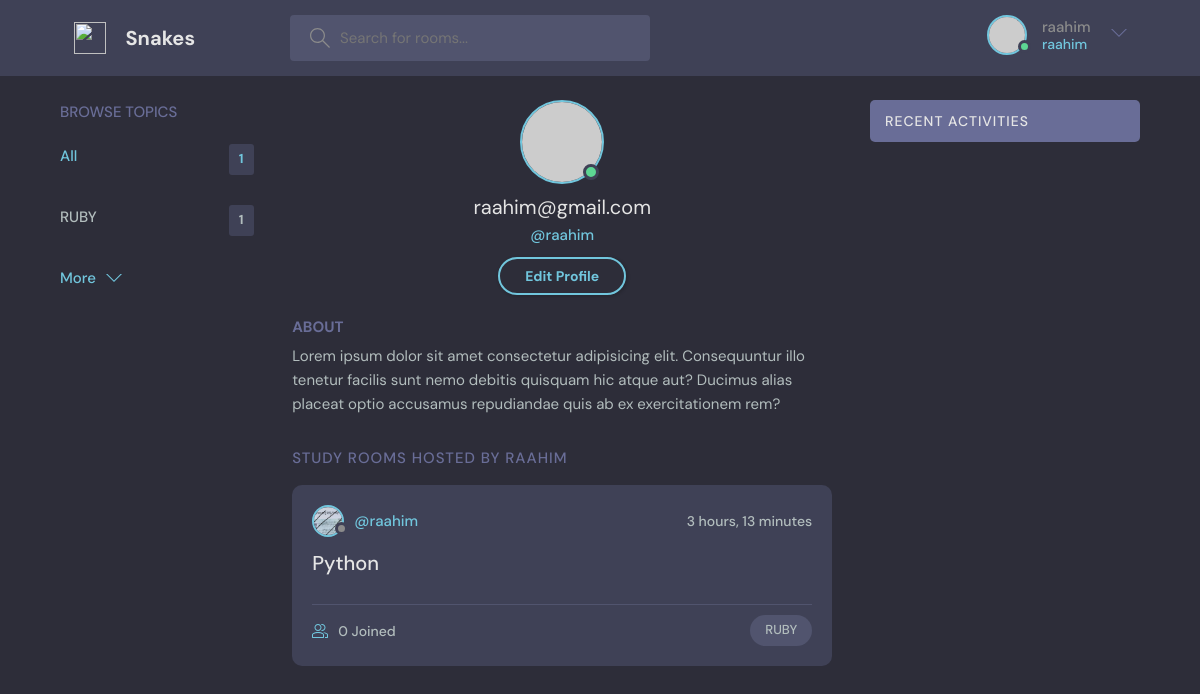
Screenshot of /profile/1/ (signed in) with the database file from the repository.
### myapp/models.py (models this page shows, shortened)
class User(AbstractUser):
    username = models.CharField(max_length=200)
    name = models.CharField(max_length=200)
    email = models.EmailField(unique=True)
    bio = models.TextField(null=True)
    avatar = models.ImageField(null=True, default="avatar.svg")
    USERNAME_FIELD = 'email'
    REQUIRED_FIELDS = ['username']

class Topic(models.Model):
    name = models.CharField(max_length=200)

class Room(models.Model):
    host = models.ForeignKey(User, on_delete=models.SET_NULL, null=True)
    topic = models.ForeignKey(Topic, on_delete=models.SET_NULL, null=True)
    name = models.CharField(max_length=200)
    description = models.TextField(null=True)
    participant = models.ManyToManyField(User, related_name='participant', blank=True)
    updated = models.DateTimeField(auto_now=True)
    created = models.DateTimeField(auto_now_add=True)
    class Meta:
        ordering = ['-updated', '-created']

### myapp/views.py (the view)
# urls.py: path('profile/<str:pk>/', views.userProfile, name='user-profile'),
@login_required(login_url='/login')
def userProfile(request, pk):
    user = User.objects.get(id=pk)
    rooms = user.room_set.all()
    topics = Topic.objects.all()
    room_message = user.message_set.all()
    context = {'user': user, 'rooms': rooms, 'topics': topics, 'room_message': room_message}
    return render(request, 'myapp/profile.html', context)

### myapp/templates/myapp/profile.html
{% extends 'main.html' %}
{% block content %}
  <main class="profile-page layout layout--3">
    <div class="container">
        {% include 'myapp/topics_component.html' %}
      <div class="roomList">
        <div class="profile">
          <div class="profile__avatar">
            <div class="avatar avatar--large active">
              <img src="https://randomuser.me/api/portraits/men/11.jpg" />
            </div>
          </div>
          <div class="profile__info">
            <h3>{{user}}</h3>
            <p>@{{user.username}}</p>
            {% if request.user == user%}
            <a href="{% url 'update-profile' %}" class="btn btn--main btn--pill">Edit Profile</a>
            {% endif %}
          </div>
          <div class="profile__about">
            <h3>About</h3>
            <p>
              Lorem ipsum dolor sit amet consectetur adipisicing elit. Consequuntur illo tenetur
              facilis sunt nemo debitis quisquam hic atque aut? Ducimus alias placeat optio
              accusamus repudiandae quis ab ex exercitationem rem?
            </p>
          </div>
        </div>
        <div class="roomList__header">
          <div>
            <h2>Study Rooms Hosted by {{user.username}}</a>
            </h2>
          </div>
        </div>
        {% include 'myapp/feed_component.html' %}
      </div>
      {% include 'myapp/activity_component.html' %}
    </div>
  </main>
{% endblock content %}

### templates/main.html (shortened to what this page needs)
<!DOCTYPE html>
{% load static %}
<html lang="en">
<head>
    <link rel="stylesheet" href="{% static 'styles/style.css'%}"/>
</head>
<body>
{% include 'navbar.html' %}
{% block content%}
{% endblock %}
</body>
</html>

### templates/navbar.html (shortened to what this page needs)
{% load static %}
<header class="header header--loggedIn">
    <div class="container">
        <a href="{% url 'home' %}" class="header__logo">
            <img src="https://cdn2.iconfinder.com/data/icons/animals-nature-2/50/1F40D-snake-512.png"/>
            <h1>Snakes</h1>
        </a>
        <form class="header__search" method="GET" action="{% url 'home' %}">
            <label>
                <input type="text" name="q" placeholder="Search for rooms..."/>
            </label>
        </form>
        <nav class="header__menu">
            <div class="header__user">
                {% if request.user.is_authenticated %}
                <a href="{% url 'login' %}">
                    <div class="avatar avatar--medium active">
                        <img src="https://randomuser.me/api/portraits/men/37.jpg"/>
                    </div>
                    <p>{{request.user.username}}<span>{{request.user.username}}</span></p>
                </a>
                {% else %}
                <a href="{% url 'login' %}">
                    <img src="{% static 'images/avatar.svg' %}"/>
                    <a href="{% url 'login' %}">Login</a>
                </a>
                {% endif %}
                <button class="dropdown-button">
                    <svg version="1.1" xmlns="http://www.w3.org/2000/svg" width="32" height="32" viewBox="0 0 32 32">
                        <title>chevron-down</title>
                        <path d="M16 21l-13-13h-3l16 16 16-16h-3l-13 13z"></path>
                    </svg>
                </button>
            </div>
        </nav>
    </div>
</header>

### myapp/templates/myapp/topics_component.html
<div class="topics">
    <div class="topics__header">
        <h2>Browse Topics</h2>
    </div>
    <ul class="topics__list">
        <li>
            <a href="{% url 'home' %}" class="active">All <span>{{topics.count}}</span></a>
        </li>
        {% for topic in topics %}
        <li>
            <a href="{% url 'home' %}?q={{topic.name}}">{{topic.name}}<span>{{topic.room_set.all.count}}</span></a>
        </li>
        {% endfor %}
    </ul>
    <a class="btn btn--link" href="topics.html">
        More
        <svg version="1.1" xmlns="http://www.w3.org/2000/svg" width="32" height="32" viewBox="0 0 32 32">
            <title>chevron-down</title>
            <path d="M16 21l-13-13h-3l16 16 16-16h-3l-13 13z"></path>
        </svg>
    </a>
</div>

### myapp/templates/myapp/feed_component.html (shortened to what this page needs)
{% for room in rooms %}
<div class="roomListRoom">
    <div class="roomListRoom__header">
        <a href="{% url 'user-profile' room.host.id %}" class="roomListRoom__author">
            <div class="avatar avatar--small">
                <img src="{{room.host.avatar.url}}"/>
            </div>
            <span>@{{room.host.username}}</span>
        </a>
        <div class="roomListRoom__actions">
            <span>{{room.created|timesince}}</span>
        </div>
    </div>
    <div class="roomListRoom__content">
        <a href="room/{{room.id}}/">{{room.name}}</a>
    </div>
    <div class="roomListRoom__meta">
        <a href="room/{{room.id}}/" class="roomListRoom__joined">
            {{room.participant.all.count}} Joined
        </a>
        <p class="roomListRoom__topic">{{room.topic.name}}</p>
    </div>
</div>
{% endfor %}

### myapp/templates/myapp/activity_component.html (shortened to what this page needs)
<div class="activities">
    <div class="activities__header">
        <h2>Recent Activities</h2>
    </div>
</div>

### rows the page displays
User: user.username "raahim", email "raahim@gmail.com", username "raahim", username "RAAHIM"
Topic: name "RUBY", room_set.all.count "1"
Room: host.avatar (picture), host.username "raahim", created "3 hours, 13 minutes", name "Python", participant.all.count "0", topic.name "RUBY"

### other values shown
{{ topics.count }} "1"
